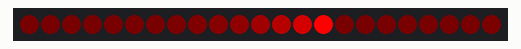
Bench run of a sketch on a simulated Arduino Uno, built with avr-gcc and run on an emulated ATmega328P. Shown: 23 RGB LEDs in strip order, left to right.

Above: at 0.01 s.
At 0.58 s:
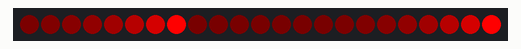
At 1.3 s:
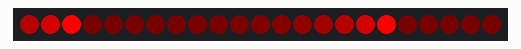

The sketch:

sketch_sep17a.ino
```cpp
#include <Adafruit_NeoPixel.h>
#define PIN 6
#define N_LEDS 23
#define LEN 15
#define MAX 255
#define MIN 0
Adafruit_NeoPixel strip = Adafruit_NeoPixel(N_LEDS, PIN, NEO_GRB + NEO_KHZ800);
uint8_t mod;

static void chase() {
  for(uint8_t i=0; i<=strip.numPixels(); i+=LEN) {
    uint8_t running_total = MAX;
    for(uint8_t j=LEN; j>0;j--){
      strip.setPixelColor((j+mod)%LEN+i, strip.Color(running_total, 0, 0));
      running_total = running_total / 2 + 1;
    }
  }
}

void setup() {
  strip.begin();
  mod = LEN - 1;
}
void loop() {
  chase();
  strip.show();
  delay(70);
  mod++;
  mod = mod % LEN;
}
```

Measured:
- by itself, everything shown: repeats every 1.1 s, in 15 steps
